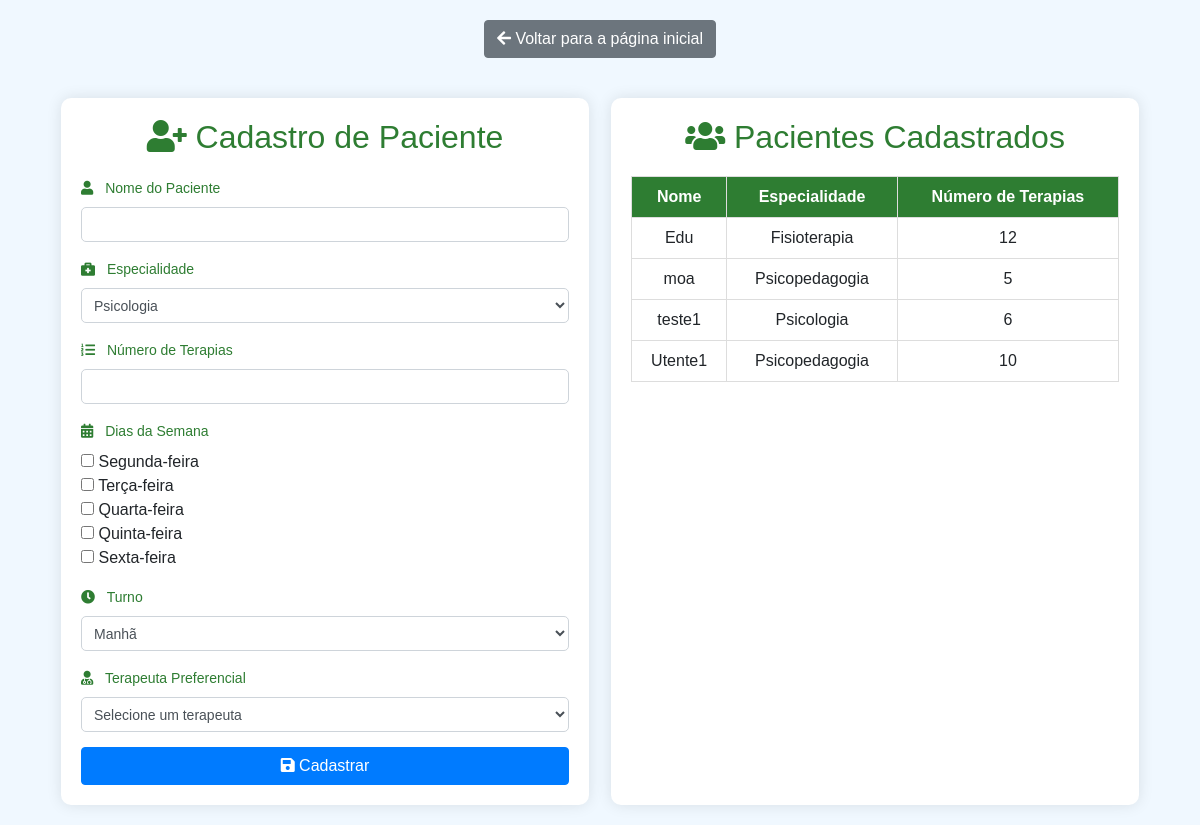
The page /cadastro_paciente.php on the database its author committed.
### tables this page shows
CREATE TABLE IF NOT EXISTS `pacientes` (
  `id` int(11) NOT NULL AUTO_INCREMENT,
  `nome` varchar(100) NOT NULL,
  `especialidade` varchar(100) NOT NULL,
  `numero_terapias` int(11) NOT NULL,
  `dias_da_semana` varchar(100) NOT NULL,
  `turno` varchar(50) NOT NULL,
  `terapeuta_preferencial` varchar(100) NOT NULL,
  PRIMARY KEY (`id`)
);

### cadastro_paciente.php (the view, shortened to what this page needs)
<?php
include('db_connect.php');
$sql_pacientes = "SELECT nome, especialidade, numero_terapias FROM pacientes ORDER BY nome ASC";
$result_pacientes = $conn->query($sql_pacientes);
?>
<!DOCTYPE html>
<html lang="pt-BR">
<head>
    <link rel="stylesheet" href="https://stackpath.bootstrapcdn.com/bootstrap/4.5.2/css/bootstrap.min.css">
    <link rel="stylesheet" href="https://cdnjs.cloudflare.com/ajax/libs/font-awesome/5.15.4/css/all.min.css">
</head>
<body>
<div class="header-container">
    <a href="index.php" class="btn btn-secondary">
        <i class="fas fa-arrow-left"></i> Voltar para a página inicial
    </a>
</div>
<div class="main-container">
    <div class="form-container">
        <h2><i class="fas fa-user-plus"></i> Cadastro de Paciente</h2>
        <form action="cadastro_paciente.php" method="POST">
            <div class="form-group">
                <label for="nome"><i class="fas fa-user"></i> Nome do Paciente</label>
                <input type="text" class="form-control" id="nome" name="nome" required>
            </div>
            <div class="form-group">
                <label for="especialidade"><i class="fas fa-briefcase-medical"></i> Especialidade</label>
                <select class="form-control" id="especialidade" name="especialidade">
                    <option value="Psicologia">Psicologia</option>
                </select>
            </div>
            <div class="form-group">
                <label for="numero_terapias"><i class="fas fa-list-ol"></i> Número de Terapias</label>
                <input type="number" class="form-control" id="numero_terapias" name="numero_terapias" required>
            </div>
            <div class="form-group">
                <label for="dias_da_semana"><i class="fas fa-calendar-alt"></i> Dias da Semana</label><br>
                <input type="checkbox" name="dias_da_semana[]" value="Segunda-feira"> Segunda-feira<br>
                <input type="checkbox" name="dias_da_semana[]" value="Terça-feira"> Terça-feira<br>
                <input type="checkbox" name="dias_da_semana[]" value="Quarta-feira"> Quarta-feira<br>
                <input type="checkbox" name="dias_da_semana[]" value="Quinta-feira"> Quinta-feira<br>
                <input type="checkbox" name="dias_da_semana[]" value="Sexta-feira"> Sexta-feira<br>
            </div>
            <div class="form-group">
                <label for="turno"><i class="fas fa-clock"></i> Turno</label>
                <select class="form-control" id="turno" name="turno">
                    <option value="Manhã">Manhã</option>
                </select>
            </div>
            <div class="form-group">
                <label for="terapeuta_preferencial"><i class="fas fa-user-md"></i> Terapeuta Preferencial</label>
                <select class="form-control" id="terapeuta_preferencial" name="terapeuta_preferencial" required>
                    <option value="">Selecione um terapeuta</option>
                </select>
            </div>
            <button type="submit" class="btn btn-primary"><i class="fas fa-save"></i> Cadastrar</button>
        </form>
    </div>
    <div class="patients-container">
        <h2><i class="fas fa-users"></i> Pacientes Cadastrados</h2>
        <table class="patients-table">
            <thead>
                <tr>
                    <th>Nome</th>
                    <th>Especialidade</th>
                    <th>Número de Terapias</th>
                </tr>
            </thead>
            <tbody>
                <?php if ($result_pacientes->num_rows > 0): ?>
                    <?php while($paciente = $result_pacientes->fetch_assoc()): ?>
                        <tr>
                            <td><?php echo $paciente['nome']; ?></td>
                            <td><?php echo $paciente['especialidade']; ?></td>
                            <td><?php echo $paciente['numero_terapias']; ?></td>
                        </tr>
                    <?php endwhile; ?>
                <?php else: ?>
                    <tr>
                        <td colspan="3">Nenhum paciente cadastrado</td>
                    </tr>
                <?php endif; ?>
            </tbody>
        </table>
    </div>
</div>
</body>
</html>

### cadastro_paciente.php (style rules this page uses)
body { background-color: #f0f8ff; font-family: Arial, sans-serif; }
.header-container { text-align: center; margin: 20px 0; }
.main-container { display: flex; justify-content: space-around; padding: 20px; max-width: 95%; margin: 0 auto; }
.form-container, .patients-container { background-color: #ffffff; padding: 20px; border-radius: 10px; box-shadow: 0 0 15px rgba(0, 0, 0, 0.1); width: 48%; }
h2 { text-align: center; color: #2e7d32; margin-bottom: 20px; }
.form-group { margin-bottom: 15px; }
.form-control { padding: 8px; font-size: 14px; border-radius: 5px; }
label { font-size: 14px; color: #2e7d32; }
button { width: 100%; padding: 10px; background-color: #2e7d32; border: none; color: white; border-radius: 5px; font-size: 16px; cursor: pointer; transition: background-color 0.3s; }
.form-group i { margin-right: 8px; color: #2e7d32; }
.patients-container h2 { text-align: center; color: #2e7d32; margin-bottom: 20px; }
.patients-table { width: 100%; border-collapse: collapse; }
.patients-table th, .patients-table td { border: 1px solid #ddd; padding: 8px; text-align: center; }
.patients-table th { background-color: #2e7d32; color: white; }

### rows shown on the page
pacientes: nome "Edu", especialidade "Fisioterapia", numero_terapias "12"
pacientes: nome "moa", especialidade "Psicopedagogia", numero_terapias "5"
pacientes: nome "teste1", especialidade "Psicologia", numero_terapias "6"
pacientes: nome "Utente1", especialidade "Psicopedagogia", numero_terapias "10"
